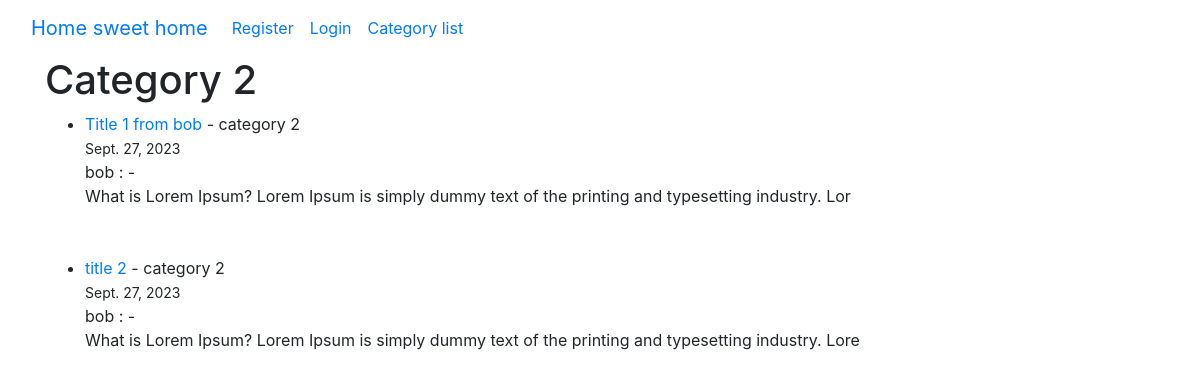
The page /category/category-2/ on the database as committed earlier.
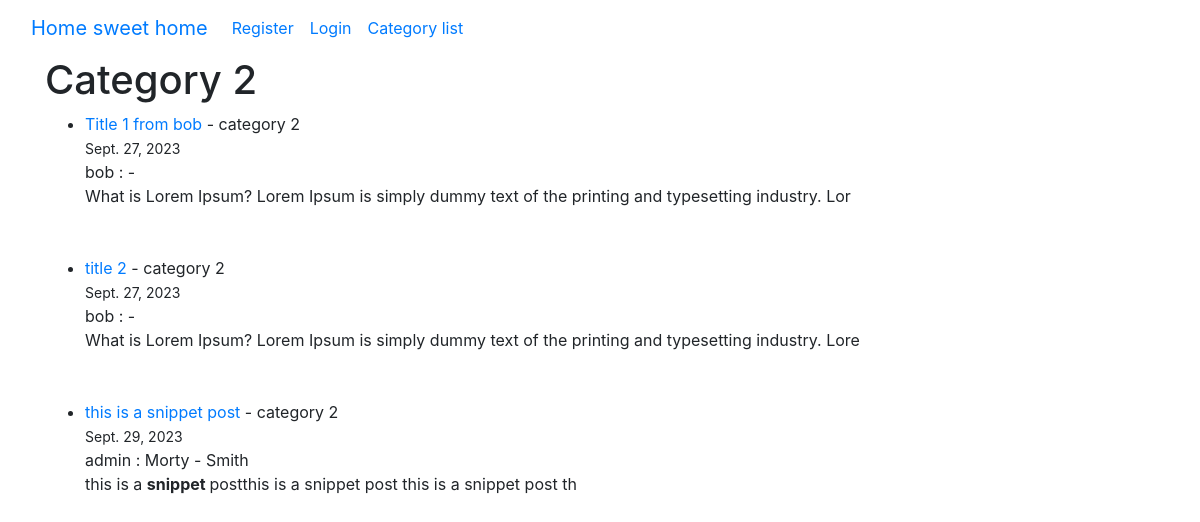
The same page on the database as committed later.
### theblog/models.py (models this page shows, shortened)
class Post(models.Model):
    title = models.CharField(max_length=255)
    title_tag = models.CharField(max_length=255)
    author = models.ForeignKey(User, on_delete=models.CASCADE)
    body = RichTextField(blank=True, null=True)
    post_date = models.DateField(auto_now_add=True)
    category = models.CharField(max_length=255, default='coding')
    snippet = models.CharField(max_length=255)
    likes = models.ManyToManyField(User, related_name='blog_post')

### theblog/views.py (the view)
# urls.py: path('category/<str:cats>/', CategoryView, name='category'),
def CategoryView(request, cats):
    category_posts = Post.objects.filter(category=cats.replace('-', ' '))
    return render(request, 'category.html', {'cats': cats.title().replace('-', ' '), 'category_posts':category_posts})

### theblog/templates/category.html (shortened to what this page needs)
{% extends 'base.html' %}
{% block content %}
{% if category_posts %}
    <h1>{{ cats }}</h1>
    <ul>
        {% for post in category_posts %}
            <li>
            <a href="{% url 'article-detail' post.pk %}"> {{ post.title }}</a>
            - {{ post.category }}
            <br>
            <small>{{ post.post_date }}</small>
                <br>
                {{ post.author }}
                : {{ post.author.first_name }} - {{ post.author.last_name }}
                <br>
                {{ post.body|slice:':100' | safe }}
            </li>
            <br>
            <br>
        {% endfor %}
        </ul>
    {% else %}
    <h2>this page does not exitst</h2>
    {% endif %}
{% endblock %}

Rows that differ between the two databases and show on the page:
added Post: title "this is a snippet post", category "category 2", post_date "Sept. 29, 2023", author "admin", author.first_name "Morty", author.last_name "Smith", body "this is a snippet postthis is a snippet post this is a snippet post th"
